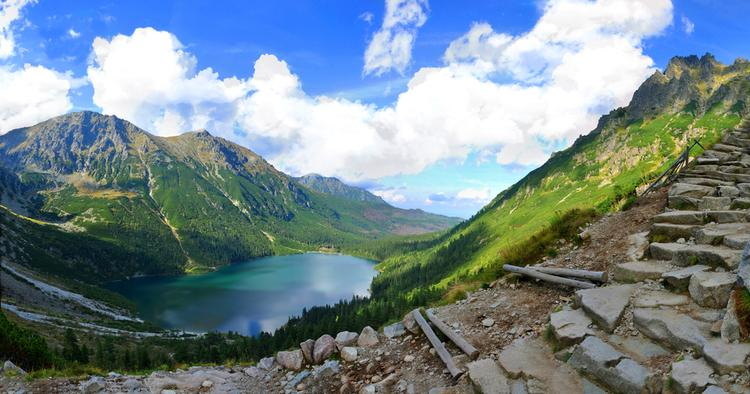
#> input picture images/gora.jpg, 750 x 394 px
$ python cut_picture.py   (Python 2 division)
#> lines starting #> are read from the running program, lines starting #| are printed output that depends on the picture
from PIL import Image
import random


def cut_image_vertically(image, size_x, size_y, where_split):
    im_left = Image.new("RGB", (where_split, size_y), "white")
    im_left_print = im_left.load()
    im_right = Image.new("RGB", (size_x-where_split, size_y), "white")
    im_right_print = im_right.load()
    image_print = image.load()

    for i in range(0, where_split):
        for j in range(0, size_y):
            im_left_print[i, j] = image_print[i, j]

    for i in range(where_split, size_x):
        for j in range(0, size_y):
            im_right_print[i-where_split, j] = image_print[i, j]

    return im_left, im_right


def cut_image_horizontally(image, size_x, size_y, where_split):
    im_top = Image.new("RGB", (size_x, where_split), "white")
    im_top_print = im_top.load()
    im_down = Image.new("RGB", (size_x, size_y-where_split), "white")
    im_down_print = im_down.load()
    image_print = image.load()

    for i in range(0, size_x):
        for j in range(0, where_split):
            im_top_print[i, j] = image_print[i, j]

    for i in range(0, size_x):
        for j in range(where_split, size_y):
            im_down_print[i, j-where_split] = image_print[i, j]

    return im_top, im_down


def cut_image(image, size_x, size_y, min_x, min_y, depth):
    global num
    if depth > 0 and size_x > 2*min_x and size_y > 2*min_y:
        depth -= random.randrange(0, depth)
        if random.random() < 0.5:
            where_split = random.randrange(min_x, size_x)
            one, two = cut_image_vertically(image, size_x, size_y, where_split)
            cut_image(one, where_split, size_y, min_x, min_y, depth-1)
            cut_image(two, size_x-where_split, size_y, min_x, min_y, depth-1)
        else:
            where_split = random.randrange(min_y, size_y)
            one, two = cut_image_horizontally(image, size_x, size_y, where_split)
            cut_image(one, size_x, where_split, min_x, min_y, depth-1)
            cut_image(two, size_x, size_y-where_split, min_x, min_y, depth-1)
    else:
        print "saving: "+"splitted/"+str(num)+".png"
        image.save("splitted/"+str(num)+".png", "PNG")
        num += 1


im = Image.open('images/gora.jpg')
#> im is the input picture: PIL image 750x394 RGB; mean R, G, B 117.2, 135.8, 142.5
num = 0

cut_image(im, 750, 394, 10, 10, 100)
#> in cut_image_horizontally, `im_top = Image.new("RGB", (size_x, where_split), "white")`: im_top: PIL image 750x225 RGB; every value is 255
#> in cut_image_horizontally, `im_down = Image.new("RGB", (size_x, size_y-where_split), "white")`: im_down: PIL image 750x169 RGB; every value is 255
#> in cut_image_vertically, `im_left = Image.new("RGB", (where_split, size_y), "white")`: im_left: PIL image 533x225 RGB; every value is 255
#> in cut_image_vertically, `im_right = Image.new("RGB", (size_x-where_split, size_y), "white")`: im_right: PIL image 217x225 RGB; every value is 255
#> in cut_image_vertically (call 2), `im_left = Image.new("RGB", (where_split, size_y), "white")`: im_left: PIL image 320x225 RGB; every value is 255
#> in cut_image_vertically (call 2), `im_right = Image.new("RGB", (size_x-where_split, size_y), "white")`: im_right: PIL image 213x225 RGB; every value is 255
#> in cut_image_vertically (call 3), `im_left = Image.new("RGB", (where_split, size_y), "white")`: im_left: PIL image 121x225 RGB; every value is 255
#> in cut_image_vertically (call 3), `im_right = Image.new("RGB", (size_x-where_split, size_y), "white")`: im_right: PIL image 199x225 RGB; every value is 255
#> in cut_image_vertically (call 4), `im_left = Image.new("RGB", (where_split, size_y), "white")`: im_left: PIL image 27x225 RGB; every value is 255
#> in cut_image_vertically (call 4), `im_right = Image.new("RGB", (size_x-where_split, size_y), "white")`: im_right: PIL image 94x225 RGB; every value is 255
#> in cut_image (call 5), `one, two = cut_image_vertically(image, size_x, size_y, where_split)`:
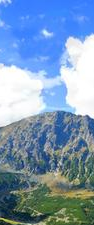
#> two: PIL image 94x225 RGB; mean R, G, B 123.4, 152.8, 183.7
#> in cut_image_horizontally (call 2), `im_top = Image.new("RGB", (size_x, where_split), "white")`: im_top: PIL image 27x74 RGB; every value is 255
#> in cut_image_horizontally (call 2), `im_down = Image.new("RGB", (size_x, size_y-where_split), "white")`: im_down: PIL image 27x151 RGB; every value is 255
#> in cut_image_vertically (call 7), `im_left = Image.new("RGB", (where_split, size_y), "white")`: im_left: PIL image 88x225 RGB; every value is 255
#> in cut_image_horizontally (call 3), `im_top = Image.new("RGB", (size_x, where_split), "white")`: im_top: PIL image 199x151 RGB; every value is 255
#> in cut_image_horizontally (call 3), `im_down = Image.new("RGB", (size_x, size_y-where_split), "white")`: im_down: PIL image 199x74 RGB; every value is 255
#> in cut_image (call 16), `one, two = cut_image_horizontally(image, size_x, size_y, where_split)`:
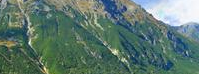
#> two: PIL image 199x74 RGB; mean R, G, B 92.6, 119.4, 109.7
#> in cut_image_vertically (call 8), `im_left = Image.new("RGB", (where_split, size_y), "white")`: im_left: PIL image 143x151 RGB; every value is 255
#> in cut_image_vertically (call 8), `im_right = Image.new("RGB", (size_x-where_split, size_y), "white")`: im_right: PIL image 56x151 RGB; every value is 255
#> in cut_image_vertically (call 9), `im_left = Image.new("RGB", (where_split, size_y), "white")`: im_left: PIL image 150x74 RGB; every value is 255
#> in cut_image_vertically (call 9), `im_right = Image.new("RGB", (size_x-where_split, size_y), "white")`: im_right: PIL image 49x74 RGB; every value is 255
#> in cut_image (call 20), `one, two = cut_image_vertically(image, size_x, size_y, where_split)`:
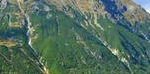
#> one: PIL image 150x74 RGB; mean R, G, B 82.6, 109.5, 95.1
#> in cut_image_vertically (call 10), `im_left = Image.new("RGB", (where_split, size_y), "white")`: im_left: PIL image 194x225 RGB; every value is 255
#> in cut_image_vertically (call 10), `im_right = Image.new("RGB", (size_x-where_split, size_y), "white")`: im_right: PIL image 19x225 RGB; every value is 255
#> in cut_image (call 23), `one, two = cut_image_vertically(image, size_x, size_y, where_split)`:
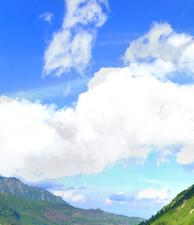
#> one: PIL image 194x225 RGB; mean R, G, B 170.7, 199.4, 234.6
#> in cut_image (call 23), `one, two = cut_image_vertically(image, size_x, size_y, where_split)`:
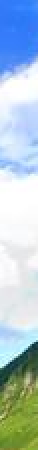
#> two: PIL image 19x225 RGB (shown 2 times larger); mean R, G, B 174.7, 198, 208.3
#> in cut_image_horizontally (call 4), `im_top = Image.new("RGB", (size_x, where_split), "white")`: im_top: PIL image 217x210 RGB; every value is 255
#> in cut_image (call 26), `one, two = cut_image_horizontally(image, size_x, size_y, where_split)`:
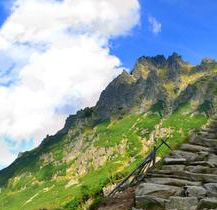
#> one: PIL image 217x210 RGB; mean R, G, B 144.6, 160, 152.6
#> in cut_image_vertically (call 11), `im_left = Image.new("RGB", (where_split, size_y), "white")`: im_left: PIL image 136x210 RGB; every value is 255
#> in cut_image_vertically (call 11), `im_right = Image.new("RGB", (size_x-where_split, size_y), "white")`: im_right: PIL image 81x210 RGB; every value is 255
#> in cut_image (call 27), `one, two = cut_image_vertically(image, size_x, size_y, where_split)`:
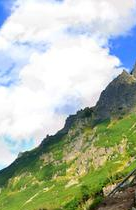
#> one: PIL image 136x210 RGB; mean R, G, B 175.7, 186.8, 169.6
